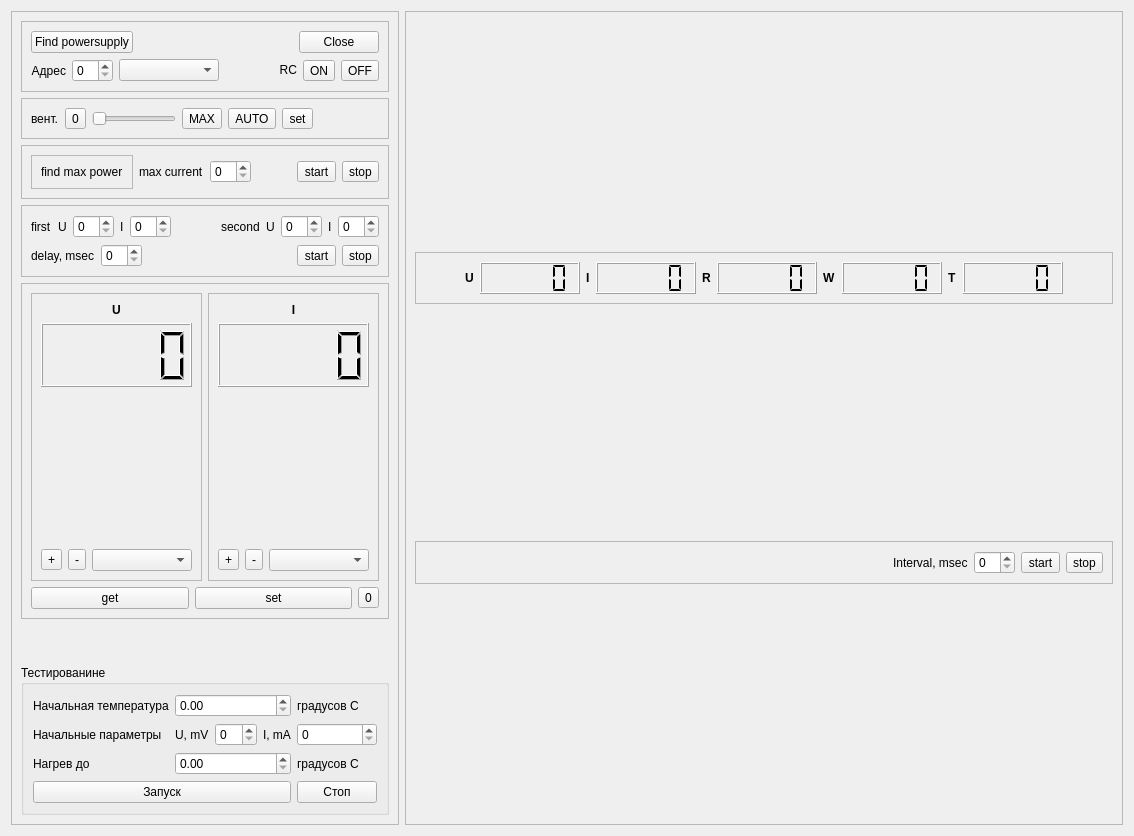
<?xml version="1.0" encoding="UTF-8"?>
<ui version="4.0">
 <class>B590</class>
 <widget class="QWidget" name="B590">
  <property name="windowTitle">
   <string>Dialog</string>
  </property>
  <layout class="QHBoxLayout" name="horizontalLayout_15">
   <item>
    <layout class="QHBoxLayout" name="horizontalLayout_17">
     <item>
      <widget class="QFrame" name="frame_2">
       <property name="sizePolicy">
        <sizepolicy hsizetype="Fixed" vsizetype="Preferred">
         <horstretch>0</horstretch>
         <verstretch>0</verstretch>
        </sizepolicy>
       </property>
       <property name="frameShape">
        <enum>QFrame::StyledPanel</enum>
       </property>
       <property name="frameShadow">
        <enum>QFrame::Raised</enum>
       </property>
       <layout class="QVBoxLayout" name="verticalLayout_13">
        <item>
         <widget class="QFrame" name="frame_4">
          <property name="frameShape">
           <enum>QFrame::StyledPanel</enum>
          </property>
          <property name="frameShadow">
           <enum>QFrame::Raised</enum>
          </property>
          <layout class="QVBoxLayout" name="verticalLayout_8">
           <item>
            <layout class="QHBoxLayout" name="horizontalLayout_9">
             <item>
              <widget class="QPushButton" name="btn_search_power_supply">
               <property name="text">
                <string>Find powersupply</string>
               </property>
              </widget>
             </item>
             <item>
              <spacer name="horizontalSpacer_4">
               <property name="orientation">
                <enum>Qt::Horizontal</enum>
               </property>
               <property name="sizeHint" stdset="0">
                <size>
                 <width>40</width>
                 <height>20</height>
                </size>
               </property>
              </spacer>
             </item>
             <item>
              <widget class="QPushButton" name="btn_close_connect">
               <property name="text">
                <string>Close</string>
               </property>
              </widget>
             </item>
            </layout>
           </item>
           <item>
            <layout class="QHBoxLayout" name="horizontalLayout_2">
             <item>
              <widget class="QLabel" name="label_4">
               <property name="text">
                <string>Адрес</string>
               </property>
               <property name="alignment">
                <set>Qt::AlignRight|Qt::AlignTrailing|Qt::AlignVCenter</set>
               </property>
              </widget>
             </item>
             <item>
              <widget class="QSpinBox" name="sb_address"/>
             </item>
             <item>
              <widget class="QComboBox" name="cb_state_powersupply">
               <property name="minimumSize">
                <size>
                 <width>100</width>
                 <height>0</height>
                </size>
               </property>
              </widget>
             </item>
             <item>
              <spacer name="horizontalSpacer_6">
               <property name="orientation">
                <enum>Qt::Horizontal</enum>
               </property>
               <property name="sizeHint" stdset="0">
                <size>
                 <width>40</width>
                 <height>20</height>
                </size>
               </property>
              </spacer>
             </item>
             <item>
              <widget class="QLabel" name="label_RC">
               <property name="sizePolicy">
                <sizepolicy hsizetype="Fixed" vsizetype="Fixed">
                 <horstretch>0</horstretch>
                 <verstretch>0</verstretch>
                </sizepolicy>
               </property>
               <property name="text">
                <string>RC</string>
               </property>
               <property name="alignment">
                <set>Qt::AlignRight|Qt::AlignTrailing|Qt::AlignVCenter</set>
               </property>
              </widget>
             </item>
             <item>
              <widget class="QToolButton" name="btn_rc_on">
               <property name="text">
                <string>ON</string>
               </property>
              </widget>
             </item>
             <item>
              <widget class="QToolButton" name="btn_rc_off">
               <property name="text">
                <string>OFF</string>
               </property>
              </widget>
             </item>
            </layout>
           </item>
          </layout>
         </widget>
        </item>
        <item>
         <widget class="QFrame" name="frame_vent">
          <property name="frameShape">
           <enum>QFrame::StyledPanel</enum>
          </property>
          <property name="frameShadow">
           <enum>QFrame::Raised</enum>
          </property>
          <layout class="QHBoxLayout" name="horizontalLayout_11">
           <item>
            <widget class="QLabel" name="label_5">
             <property name="text">
              <string>вент.</string>
             </property>
            </widget>
           </item>
           <item>
            <widget class="QToolButton" name="btn_vent_speed_0">
             <property name="text">
              <string>0</string>
             </property>
            </widget>
           </item>
           <item>
            <widget class="QSlider" name="sl_vent_speed">
             <property name="orientation">
              <enum>Qt::Horizontal</enum>
             </property>
            </widget>
           </item>
           <item>
            <widget class="QToolButton" name="btn_vent_speed_MAX">
             <property name="text">
              <string>MAX</string>
             </property>
            </widget>
           </item>
           <item>
            <widget class="QToolButton" name="btn_vent_speed_AUTO">
             <property name="text">
              <string>AUTO</string>
             </property>
            </widget>
           </item>
           <item>
            <widget class="QToolButton" name="btn_vent_speed">
             <property name="text">
              <string>set</string>
             </property>
            </widget>
           </item>
           <item>
            <spacer name="horizontalSpacer_8">
             <property name="orientation">
              <enum>Qt::Horizontal</enum>
             </property>
             <property name="sizeHint" stdset="0">
              <size>
               <width>40</width>
               <height>20</height>
              </size>
             </property>
            </spacer>
           </item>
          </layout>
         </widget>
        </item>
        <item>
         <widget class="QFrame" name="frame_finder_max_power">
          <property name="frameShape">
           <enum>QFrame::StyledPanel</enum>
          </property>
          <property name="frameShadow">
           <enum>QFrame::Raised</enum>
          </property>
          <layout class="QHBoxLayout" name="horizontalLayout_10">
           <item>
            <widget class="QFrame" name="frame_12">
             <property name="frameShape">
              <enum>QFrame::StyledPanel</enum>
             </property>
             <property name="frameShadow">
              <enum>QFrame::Raised</enum>
             </property>
             <layout class="QHBoxLayout" name="horizontalLayout_16">
              <item>
               <widget class="QLabel" name="label_8">
                <property name="text">
                 <string>find max power</string>
                </property>
               </widget>
              </item>
             </layout>
            </widget>
           </item>
           <item>
            <widget class="QLabel" name="label_10">
             <property name="text">
              <string>max current</string>
             </property>
            </widget>
           </item>
           <item>
            <widget class="QSpinBox" name="sb_max_current"/>
           </item>
           <item>
            <spacer name="horizontalSpacer_2">
             <property name="orientation">
              <enum>Qt::Horizontal</enum>
             </property>
             <property name="sizeHint" stdset="0">
              <size>
               <width>40</width>
               <height>20</height>
              </size>
             </property>
            </spacer>
           </item>
           <item>
            <widget class="QToolButton" name="btn_find_start">
             <property name="text">
              <string>start</string>
             </property>
            </widget>
           </item>
           <item>
            <widget class="QToolButton" name="btn_find_stop">
             <property name="text">
              <string>stop</string>
             </property>
            </widget>
           </item>
          </layout>
         </widget>
        </item>
        <item>
         <widget class="QFrame" name="frame_testing">
          <property name="frameShape">
           <enum>QFrame::StyledPanel</enum>
          </property>
          <property name="frameShadow">
           <enum>QFrame::Raised</enum>
          </property>
          <layout class="QVBoxLayout" name="verticalLayout_5">
           <item>
            <layout class="QHBoxLayout" name="horizontalLayout_14">
             <item>
              <widget class="QLabel" name="label_11">
               <property name="text">
                <string>first</string>
               </property>
              </widget>
             </item>
             <item>
              <widget class="QLabel" name="label_12">
               <property name="text">
                <string>U</string>
               </property>
              </widget>
             </item>
             <item>
              <widget class="QSpinBox" name="sb_first_U"/>
             </item>
             <item>
              <widget class="QLabel" name="label_13">
               <property name="text">
                <string>I</string>
               </property>
              </widget>
             </item>
             <item>
              <widget class="QSpinBox" name="sb_first_I"/>
             </item>
             <item>
              <spacer name="horizontalSpacer_3">
               <property name="orientation">
                <enum>Qt::Horizontal</enum>
               </property>
               <property name="sizeHint" stdset="0">
                <size>
                 <width>40</width>
                 <height>20</height>
                </size>
               </property>
              </spacer>
             </item>
             <item>
              <widget class="QLabel" name="label_14">
               <property name="text">
                <string>second</string>
               </property>
              </widget>
             </item>
             <item>
              <widget class="QLabel" name="label_15">
               <property name="text">
                <string>U</string>
               </property>
              </widget>
             </item>
             <item>
              <widget class="QSpinBox" name="sb_second_U"/>
             </item>
             <item>
              <widget class="QLabel" name="label_16">
               <property name="text">
                <string>I</string>
               </property>
              </widget>
             </item>
             <item>
              <widget class="QSpinBox" name="sb_second_I"/>
             </item>
            </layout>
           </item>
           <item>
            <layout class="QHBoxLayout" name="horizontalLayout_3">
             <item>
              <widget class="QLabel" name="label_18">
               <property name="text">
                <string>delay, msec</string>
               </property>
              </widget>
             </item>
             <item>
              <widget class="QSpinBox" name="sb_delay_msec"/>
             </item>
             <item>
              <spacer name="horizontalSpacer_5">
               <property name="orientation">
                <enum>Qt::Horizontal</enum>
               </property>
               <property name="sizeHint" stdset="0">
                <size>
                 <width>40</width>
                 <height>20</height>
                </size>
               </property>
              </spacer>
             </item>
             <item>
              <widget class="QToolButton" name="btn_test_start">
               <property name="text">
                <string>start</string>
               </property>
              </widget>
             </item>
             <item>
              <widget class="QToolButton" name="btn_test_stop">
               <property name="text">
                <string>stop</string>
               </property>
              </widget>
             </item>
            </layout>
           </item>
          </layout>
         </widget>
        </item>
        <item>
         <widget class="QFrame" name="frame_3">
          <property name="frameShape">
           <enum>QFrame::StyledPanel</enum>
          </property>
          <property name="frameShadow">
           <enum>QFrame::Raised</enum>
          </property>
          <layout class="QVBoxLayout" name="verticalLayout_7">
           <item>
            <layout class="QHBoxLayout" name="horizontalLayout">
             <item>
              <widget class="QFrame" name="frame_6">
               <property name="frameShape">
                <enum>QFrame::StyledPanel</enum>
               </property>
               <property name="frameShadow">
                <enum>QFrame::Raised</enum>
               </property>
               <layout class="QVBoxLayout" name="verticalLayout_9">
                <item>
                 <layout class="QVBoxLayout" name="verticalLayout_4">
                  <item>
                   <widget class="QLabel" name="label_2">
                    <property name="font">
                     <font>
                      <weight>75</weight>
                      <bold>true</bold>
                     </font>
                    </property>
                    <property name="text">
                     <string>U</string>
                    </property>
                    <property name="alignment">
                     <set>Qt::AlignCenter</set>
                    </property>
                   </widget>
                  </item>
                  <item>
                   <widget class="QLCDNumber" name="lcd_U">
                    <property name="minimumSize">
                     <size>
                      <width>0</width>
                      <height>64</height>
                     </size>
                    </property>
                   </widget>
                  </item>
                  <item>
                   <layout class="QHBoxLayout" name="horizontalLayout_5">
                    <item>
                     <widget class="QwtKnob" name="knob_U" native="true">
                      <property name="sizePolicy">
                       <sizepolicy hsizetype="Fixed" vsizetype="Fixed">
                        <horstretch>0</horstretch>
                        <verstretch>0</verstretch>
                       </sizepolicy>
                      </property>
                      <property name="minimumSize">
                       <size>
                        <width>150</width>
                        <height>150</height>
                       </size>
                      </property>
                     </widget>
                    </item>
                   </layout>
                  </item>
                  <item>
                   <layout class="QHBoxLayout" name="horizontalLayout_12">
                    <item>
                     <widget class="QToolButton" name="btn_inc_U">
                      <property name="text">
                       <string>+</string>
                      </property>
                      <property name="icon">
                       <iconset resource="../../../../../Projects/PowerSupply/PowerSupply_RC/image/image.qrc">
                        <normaloff>:/image/plus.png</normaloff>:/image/plus.png</iconset>
                      </property>
                     </widget>
                    </item>
                    <item>
                     <widget class="QToolButton" name="btn_dec_U">
                      <property name="text">
                       <string>-</string>
                      </property>
                      <property name="icon">
                       <iconset resource="../../../../../Projects/PowerSupply/PowerSupply_RC/image/image.qrc">
                        <normaloff>:/image/minus.png</normaloff>:/image/minus.png</iconset>
                      </property>
                     </widget>
                    </item>
                    <item>
                     <widget class="QComboBox" name="cb_U"/>
                    </item>
                   </layout>
                  </item>
                 </layout>
                </item>
               </layout>
              </widget>
             </item>
             <item>
              <widget class="QFrame" name="frame_7">
               <property name="frameShape">
                <enum>QFrame::StyledPanel</enum>
               </property>
               <property name="frameShadow">
                <enum>QFrame::Raised</enum>
               </property>
               <layout class="QVBoxLayout" name="verticalLayout_10">
                <item>
                 <layout class="QVBoxLayout" name="verticalLayout_3">
                  <item>
                   <widget class="QLabel" name="label_3">
                    <property name="font">
                     <font>
                      <weight>75</weight>
                      <bold>true</bold>
                     </font>
                    </property>
                    <property name="text">
                     <string>I</string>
                    </property>
                    <property name="alignment">
                     <set>Qt::AlignCenter</set>
                    </property>
                   </widget>
                  </item>
                  <item>
                   <widget class="QLCDNumber" name="lcd_I">
                    <property name="minimumSize">
                     <size>
                      <width>0</width>
                      <height>64</height>
                     </size>
                    </property>
                   </widget>
                  </item>
                  <item>
                   <layout class="QHBoxLayout" name="horizontalLayout_6">
                    <item>
                     <widget class="QwtKnob" name="knob_I" native="true">
                      <property name="sizePolicy">
                       <sizepolicy hsizetype="Fixed" vsizetype="Fixed">
                        <horstretch>0</horstretch>
                        <verstretch>0</verstretch>
                       </sizepolicy>
                      </property>
                      <property name="minimumSize">
                       <size>
                        <width>150</width>
                        <height>150</height>
                       </size>
                      </property>
                     </widget>
                    </item>
                   </layout>
                  </item>
                  <item>
                   <layout class="QHBoxLayout" name="horizontalLayout_13">
                    <item>
                     <widget class="QToolButton" name="btn_inc_I">
                      <property name="text">
                       <string>+</string>
                      </property>
                      <property name="icon">
                       <iconset resource="../../../../../Projects/PowerSupply/PowerSupply_RC/image/image.qrc">
                        <normaloff>:/image/plus.png</normaloff>:/image/plus.png</iconset>
                      </property>
                     </widget>
                    </item>
                    <item>
                     <widget class="QToolButton" name="btn_dec_I">
                      <property name="text">
                       <string>-</string>
                      </property>
                      <property name="icon">
                       <iconset resource="../../../../../Projects/PowerSupply/PowerSupply_RC/image/image.qrc">
                        <normaloff>:/image/minus.png</normaloff>:/image/minus.png</iconset>
                      </property>
                     </widget>
                    </item>
                    <item>
                     <widget class="QComboBox" name="cb_I"/>
                    </item>
                   </layout>
                  </item>
                 </layout>
                </item>
               </layout>
              </widget>
             </item>
            </layout>
           </item>
           <item>
            <layout class="QHBoxLayout" name="horizontalLayout_4">
             <item>
              <widget class="QPushButton" name="btn_get_UI">
               <property name="text">
                <string>get</string>
               </property>
              </widget>
             </item>
             <item>
              <widget class="QPushButton" name="btn_set_UI">
               <property name="text">
                <string>set</string>
               </property>
              </widget>
             </item>
             <item>
              <widget class="QToolButton" name="btn_0">
               <property name="text">
                <string>0</string>
               </property>
              </widget>
             </item>
            </layout>
           </item>
          </layout>
         </widget>
        </item>
        <item>
         <spacer name="verticalSpacer">
          <property name="orientation">
           <enum>Qt::Vertical</enum>
          </property>
          <property name="sizeHint" stdset="0">
           <size>
            <width>20</width>
            <height>40</height>
           </size>
          </property>
         </spacer>
        </item>
        <item>
         <widget class="QGroupBox" name="gb_testing">
          <property name="title">
           <string>Тестированине</string>
          </property>
          <layout class="QVBoxLayout" name="verticalLayout_6">
           <item>
            <layout class="QGridLayout" name="gridLayout">
             <item row="2" column="4">
              <widget class="QLabel" name="label_24">
               <property name="text">
                <string>градусов С</string>
               </property>
              </widget>
             </item>
             <item row="1" column="1">
              <widget class="QLabel" name="label_26">
               <property name="sizePolicy">
                <sizepolicy hsizetype="Fixed" vsizetype="Preferred">
                 <horstretch>0</horstretch>
                 <verstretch>0</verstretch>
                </sizepolicy>
               </property>
               <property name="text">
                <string>U, mV</string>
               </property>
              </widget>
             </item>
             <item row="0" column="1" colspan="3">
              <widget class="QDoubleSpinBox" name="dsb_begin_temp"/>
             </item>
             <item row="1" column="4">
              <widget class="QSpinBox" name="sb_test_I"/>
             </item>
             <item row="2" column="1" colspan="3">
              <widget class="QDoubleSpinBox" name="dsb_hot_temp"/>
             </item>
             <item row="3" column="0" colspan="4">
              <widget class="QPushButton" name="btn_start_testing">
               <property name="text">
                <string>Запуск</string>
               </property>
              </widget>
             </item>
             <item row="1" column="3">
              <widget class="QLabel" name="label_27">
               <property name="sizePolicy">
                <sizepolicy hsizetype="Fixed" vsizetype="Preferred">
                 <horstretch>0</horstretch>
                 <verstretch>0</verstretch>
                </sizepolicy>
               </property>
               <property name="text">
                <string>I, mA</string>
               </property>
              </widget>
             </item>
             <item row="0" column="0">
              <widget class="QLabel" name="label">
               <property name="text">
                <string>Начальная температура</string>
               </property>
              </widget>
             </item>
             <item row="0" column="4">
              <widget class="QLabel" name="label_25">
               <property name="text">
                <string>градусов С</string>
               </property>
              </widget>
             </item>
             <item row="2" column="0">
              <widget class="QLabel" name="label_17">
               <property name="text">
                <string>Нагрев до</string>
               </property>
              </widget>
             </item>
             <item row="1" column="2">
              <widget class="QSpinBox" name="sb_test_U"/>
             </item>
             <item row="1" column="0">
              <widget class="QLabel" name="label_9">
               <property name="text">
                <string>Начальные параметры</string>
               </property>
              </widget>
             </item>
             <item row="3" column="4">
              <widget class="QPushButton" name="btn_stop_testing">
               <property name="text">
                <string>Стоп</string>
               </property>
              </widget>
             </item>
            </layout>
           </item>
          </layout>
         </widget>
        </item>
       </layout>
      </widget>
     </item>
     <item>
      <widget class="QFrame" name="frame_9">
       <property name="frameShape">
        <enum>QFrame::StyledPanel</enum>
       </property>
       <property name="frameShadow">
        <enum>QFrame::Raised</enum>
       </property>
       <layout class="QVBoxLayout" name="verticalLayout_2">
        <item>
         <widget class="QFrame" name="frame_11">
          <property name="sizePolicy">
           <sizepolicy hsizetype="Preferred" vsizetype="Fixed">
            <horstretch>0</horstretch>
            <verstretch>0</verstretch>
           </sizepolicy>
          </property>
          <property name="frameShape">
           <enum>QFrame::StyledPanel</enum>
          </property>
          <property name="frameShadow">
           <enum>QFrame::Raised</enum>
          </property>
          <layout class="QHBoxLayout" name="horizontalLayout_8">
           <item>
            <spacer name="horizontalSpacer_7">
             <property name="orientation">
              <enum>Qt::Horizontal</enum>
             </property>
             <property name="sizeHint" stdset="0">
              <size>
               <width>40</width>
               <height>20</height>
              </size>
             </property>
            </spacer>
           </item>
           <item>
            <widget class="QLabel" name="label_19">
             <property name="font">
              <font>
               <weight>75</weight>
               <bold>true</bold>
              </font>
             </property>
             <property name="text">
              <string>U</string>
             </property>
            </widget>
           </item>
           <item>
            <widget class="QLCDNumber" name="lcd_U_in">
             <property name="minimumSize">
              <size>
               <width>100</width>
               <height>32</height>
              </size>
             </property>
             <property name="segmentStyle">
              <enum>QLCDNumber::Flat</enum>
             </property>
            </widget>
           </item>
           <item>
            <widget class="QLabel" name="label_20">
             <property name="font">
              <font>
               <weight>75</weight>
               <bold>true</bold>
              </font>
             </property>
             <property name="text">
              <string>I</string>
             </property>
            </widget>
           </item>
           <item>
            <widget class="QLCDNumber" name="lcd_I_in">
             <property name="minimumSize">
              <size>
               <width>100</width>
               <height>32</height>
              </size>
             </property>
             <property name="segmentStyle">
              <enum>QLCDNumber::Flat</enum>
             </property>
            </widget>
           </item>
           <item>
            <widget class="QLabel" name="label_21">
             <property name="font">
              <font>
               <weight>75</weight>
               <bold>true</bold>
              </font>
             </property>
             <property name="text">
              <string>R</string>
             </property>
            </widget>
           </item>
           <item>
            <widget class="QLCDNumber" name="lcd_R_in">
             <property name="minimumSize">
              <size>
               <width>100</width>
               <height>32</height>
              </size>
             </property>
             <property name="segmentStyle">
              <enum>QLCDNumber::Flat</enum>
             </property>
            </widget>
           </item>
           <item>
            <widget class="QLabel" name="label_22">
             <property name="font">
              <font>
               <weight>75</weight>
               <bold>true</bold>
              </font>
             </property>
             <property name="text">
              <string>W</string>
             </property>
            </widget>
           </item>
           <item>
            <widget class="QLCDNumber" name="lcd_W_in">
             <property name="minimumSize">
              <size>
               <width>100</width>
               <height>32</height>
              </size>
             </property>
             <property name="segmentStyle">
              <enum>QLCDNumber::Flat</enum>
             </property>
            </widget>
           </item>
           <item>
            <widget class="QLabel" name="label_23">
             <property name="font">
              <font>
               <weight>75</weight>
               <bold>true</bold>
              </font>
             </property>
             <property name="text">
              <string>T</string>
             </property>
            </widget>
           </item>
           <item>
            <widget class="QLCDNumber" name="lcd_temp">
             <property name="minimumSize">
              <size>
               <width>100</width>
               <height>32</height>
              </size>
             </property>
             <property name="segmentStyle">
              <enum>QLCDNumber::Flat</enum>
             </property>
            </widget>
           </item>
           <item>
            <spacer name="horizontalSpacer_9">
             <property name="orientation">
              <enum>Qt::Horizontal</enum>
             </property>
             <property name="sizeHint" stdset="0">
              <size>
               <width>40</width>
               <height>20</height>
              </size>
             </property>
            </spacer>
           </item>
          </layout>
         </widget>
        </item>
        <item>
         <widget class="QFrame" name="frame">
          <property name="sizePolicy">
           <sizepolicy hsizetype="Preferred" vsizetype="Fixed">
            <horstretch>0</horstretch>
            <verstretch>0</verstretch>
           </sizepolicy>
          </property>
          <property name="frameShape">
           <enum>QFrame::StyledPanel</enum>
          </property>
          <property name="frameShadow">
           <enum>QFrame::Raised</enum>
          </property>
          <layout class="QVBoxLayout" name="verticalLayout">
           <item>
            <layout class="QHBoxLayout" name="horizontalLayout_7">
             <item>
              <spacer name="horizontalSpacer">
               <property name="orientation">
                <enum>Qt::Horizontal</enum>
               </property>
               <property name="sizeHint" stdset="0">
                <size>
                 <width>40</width>
                 <height>20</height>
                </size>
               </property>
              </spacer>
             </item>
             <item>
              <widget class="QLabel" name="label_6">
               <property name="text">
                <string>Interval, msec</string>
               </property>
              </widget>
             </item>
             <item>
              <widget class="QSpinBox" name="sb_interval"/>
             </item>
             <item>
              <widget class="QToolButton" name="btn_start">
               <property name="toolTip">
                <string>Start</string>
               </property>
               <property name="text">
                <string>start</string>
               </property>
              </widget>
             </item>
             <item>
              <widget class="QToolButton" name="btn_stop">
               <property name="toolTip">
                <string>Stop</string>
               </property>
               <property name="text">
                <string>stop</string>
               </property>
              </widget>
             </item>
            </layout>
           </item>
          </layout>
         </widget>
        </item>
        <item>
         <layout class="QHBoxLayout" name="grapher_layout"/>
        </item>
       </layout>
      </widget>
     </item>
    </layout>
   </item>
  </layout>
 </widget>
 <customwidgets>
  <customwidget>
   <class>QwtKnob</class>
   <extends>QWidget</extends>
   <header>qwt_knob.h</header>
  </customwidget>
 </customwidgets>
 <resources>
  <include location="../../../../../Projects/PowerSupply/PowerSupply_RC/image/image.qrc"/>
 </resources>
 <connections/>
</ui>
